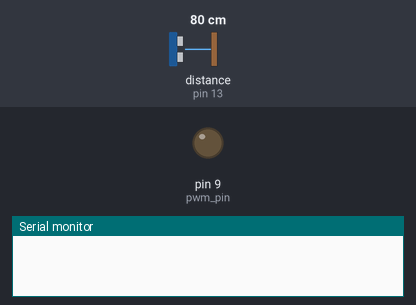
Bench run of a sketch on a simulated Arduino Uno, built with avr-gcc and run on an emulated ATmega328P. Shown: output pins drawn as LEDs (lit = HIGH), the last lines printed to the serial monitor. Wiring (inferred from the names in the program): ultrasonic range finder: trigger pin 12; echo pin 13. Inputs (shaded band) come from the test bench; at power-on: distance to the obstacle (sensor on pin 13) 80 cm. The echo pulse lasts 58.3 µs per cm; pins used as bus, display or sensor lines are not drawn.

Above: at 0.05 s.
At 1.2 s:
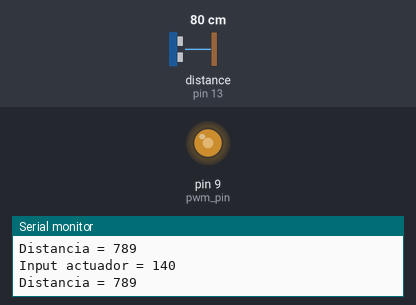
1.3 s: distance to the obstacle (sensor on pin 13) set to 250 cm
At 31.7 s:
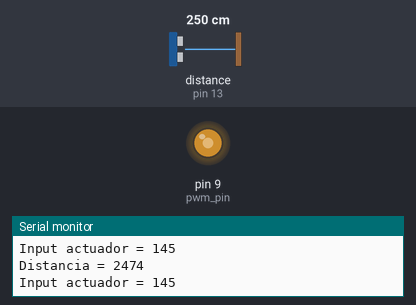
Timing chart, 0 to 32.2 s (numbered marks = the images above; inputs shaded):
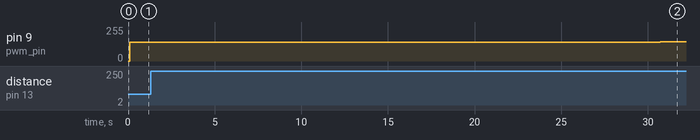

The sketch:

antigravity.ino
```cpp
// defines variables
double kp;
double ki;
double kd;
double p_term;
double i_term;
double d_term;
double PIDValue;
double setpoint;
int dt;
double error;
double last_error;
long duration;
int distance;
const int trigPin = 12;
const int echoPin = 13;
const int controlPin = 1;
unsigned long delay1 = 100;
unsigned long delay2 = 100;
unsigned long tiempo_cada_pwm = 30000 ; // 30 segundos cada nivel de PWM, para estudiar el ciclo de histéresis en estacionario en cada nivel
unsigned long t1 ;
unsigned long t2 ;
unsigned long t0 ;
int n0 ;
int n ;
double pidresult ;
double distancia_maxima ;
double distancia_minima ;
int valorpwm = 140 ;
const int pwm_pin = 9;
int para_actuador ;
int contador = 0 ;
int cont2 = 0 ;

void setup() {
  // initialize the serial port:
  pinMode(trigPin, OUTPUT); // Sets the trigPin as an Output
  pinMode(echoPin, INPUT); // Sets the echoPin as an Input
  Serial.begin(9600);
  kp = 1;
  ki = 0.01;
  kd = 0.1;
  setpoint = 250 ;
  last_error = 0 ;
  dt = 100;
  t0 = t1 = t2 = millis() ;
  distancia_maxima = 400;
  distancia_minima = 4;
  n0 = int(tiempo_cada_pwm / delay1) ;
  n = n0 ;
}

void loop() {
  if(millis() - t1 > delay1) { //this will be executed every delay1 ms
//    para_actuador = input_actuador(pidresult) ; // esta es con control
    contador = contador + 1 ; // esto es para alimentar con una escalera primero ascendente y luego descendente, para ver el ciclo de histéresis. No tiene control.
    if(contador == n) {
      if(cont2 < 10){
        valorpwm = valorpwm + 5 ; // si tuviera control, valorpwm saldría directamente de la función para_actuador
        cont2 = cont2 + 1 ;
      } else if(cont2 < 20){
        valorpwm = valorpwm - 5 ;
        cont2 = cont2 + 1 ;
      }
      n = n + n0 ;
    }
    analogWrite(pwm_pin, valorpwm); // en el caso con control aca viene analogWrite(pwm_pin, para_actuador);
    Serial.print("Input actuador = ");
    Serial.print(valorpwm); // en el caso con control es Serial.print(para_actuador) ;
    Serial.println() ;
    t1 = millis();
  }
  if(millis() - t2 > delay2) { //this will be executed every delay1 ms
    digitalWrite(trigPin, LOW);
    delayMicroseconds(2);
    // Sets the trigPin on HIGH state for 10 micro seconds
    digitalWrite(trigPin, HIGH);
    delayMicroseconds(10);
    digitalWrite(trigPin, LOW);
    // Reads the echoPin, returns the sound wave travel time in microseconds
    duration = pulseIn(echoPin, HIGH);
    // Calculating the distance
    distance = duration*0.34/2;
    Serial.print("Distancia = ");
    Serial.print(distance);
    Serial.println();
    pidresult = calculatePID(distance, setpoint, kp, ki, kd);
    t2 = millis() ;
    //delay(dt);
  }
}

double calculatePID(double distance, double setpoint, double kp, double ki, double kd) {
  double PIDValue ;
  error = distance - setpoint;
  p_term = kp*error;
  i_term = i_term + ki*error*dt/1000;
  d_term = kd*(error-last_error)*1000/dt;;
  last_error = error;
  PIDValue = p_term + i_term + d_term;
  //Serial.println(PIDValue);
  return PIDValue ;
 //analogWrite(controlPin, PIDValue);
}

int calibracion(double distance, double distancia_maxima, double distancia_minima) {
  int para_actuador ;
  int minpwm = 0 ;
  int maxpwm = 255 ;
  if (distance < distancia_minima) {
    para_actuador = minpwm ;
  } else if (distance > distancia_maxima) {
    para_actuador = maxpwm ;
  } else {
    para_actuador = int(minpwm + (maxpwm - minpwm) * PIDValue / (distancia_maxima - distancia_minima)) ; // es perfectible
  }
  Serial.println(para_actuador) ;
  return para_actuador ;
}

int input_actuador(double PIDv) {
  int para_actuador ;
  if (PIDv < 0) {
    para_actuador = 0 ;
  } else if (PIDv > 255) {
    para_actuador = 255;
  } else {
    para_actuador = PIDv ;
  }
  return para_actuador ;
}
```

Measured:
- after the input at 1.3 s, pin 9 (pwm_pin): 140/255 → 145/255 after 29.4 s instead of 29.1 s
